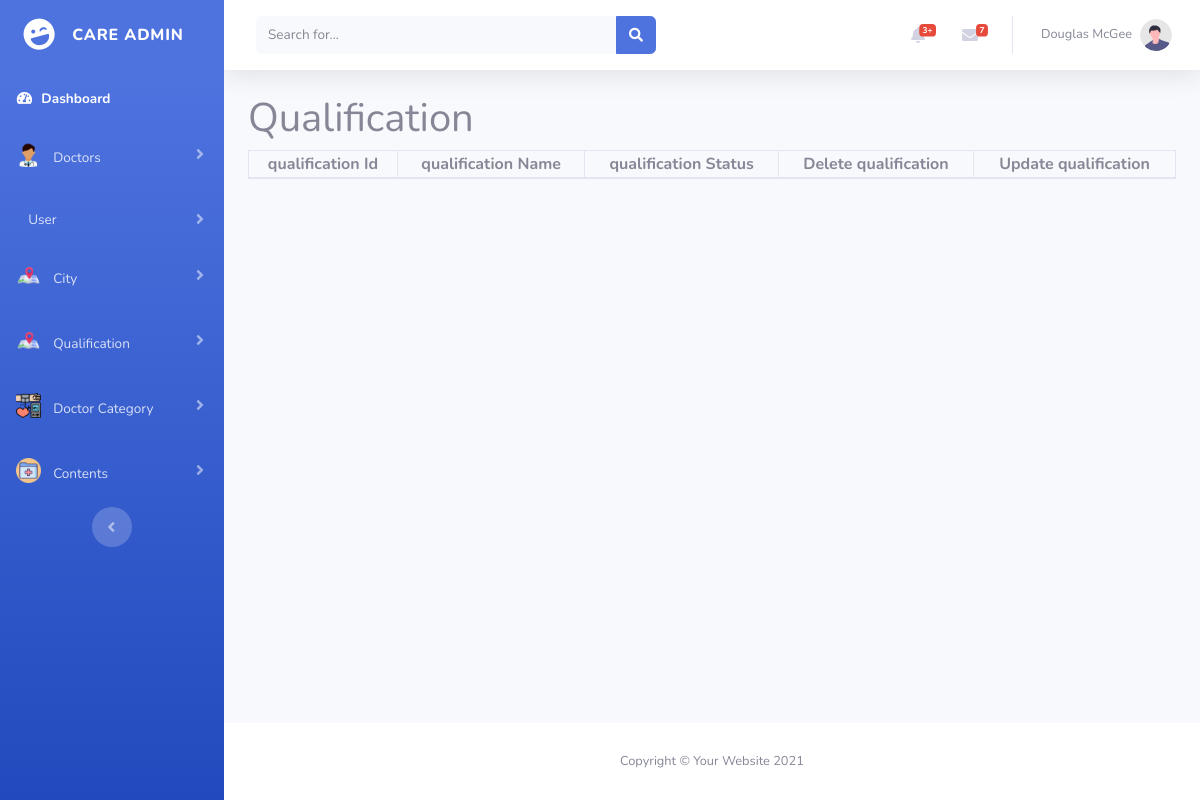
The app's page /admin/view_qualification.php, older data.
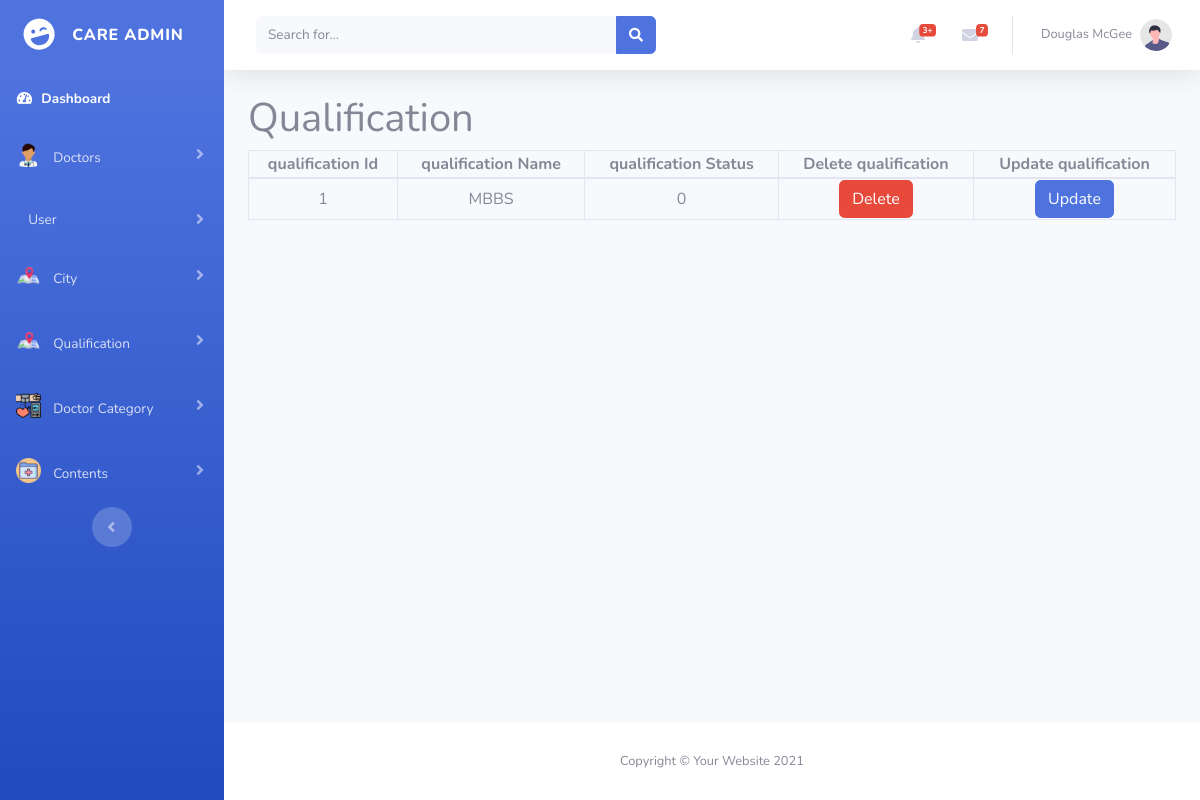
The same page, newer data.
### tables this page shows
CREATE TABLE `qualification` (
  `qualification_id` int(11) NOT NULL,
  `qualification_name` varchar(100) NOT NULL,
  `status` int(11) NOT NULL
);

### admin/view_qualification.php (the view, shortened to what this page needs)
<?php
include("connection.php");
$select_qualification_query = "SELECT * FROM `qualification`";
$run_select_qualification_query = mysqli_query($connection, $select_qualification_query);
?>
<!DOCTYPE html>
<html lang="en">
<head>
    <link href="vendor/fontawesome-free/css/all.min.css" rel="stylesheet" type="text/css">
    <link href="https://cdn.jsdelivr.net/npm/bootstrap@5.0.2/dist/css/bootstrap.min.css" rel="stylesheet"
>
    <link href="css/sb-admin-2.min.css" rel="stylesheet">
</head>
<body id="page-top">
    <div id="wrapper">
        <?php include 'sidebar.php';?>
        <div id="content-wrapper" class="d-flex flex-column">
            <div id="content">
                <?php include 'topbar.php';?>
                <div class="container">
                        <h1>Qualification</h1>
                        <table class="table-bordered w-100 text-center">
                            <thead>
                                <th>qualification Id</th>
                                <th>qualification Name</th>
                                <th>qualification Status</th>
                                <th>Delete qualification</th>
                                <th>Update qualification</th>
                            </thead>
                            <tbody>
                                <?php while($row_qualification = mysqli_fetch_array($run_select_qualification_query)){?>
                              <tr>
                                        <td><?php echo $row_qualification['qualification_id']; ?></td>
                                        <td><?php echo $row_qualification['qualification_name']; ?></td>
                                        <td><?php echo $row_qualification['status']; ?></td>
                                        <td><a href="delete_qualification.php?cat_id=<?php echo $row_qualification['qualification_id']; ?>" class="btn btn-danger">Delete</a></td>
                                        <td><a href="update_qualification.php?cat_id=<?php echo $row_qualification['qualification_id']; ?>" class="btn btn-primary">Update</a></td>
                              </tr>
                                <?php } ?>
                            </tbody>
                        </table>
                </div>
            </div>
            <?php include 'footer.php' ?>
        </div>
    </div>
</body>
</html>

Row changes from the older to the newer data that the page shows:
added qualification: qualification_id "1", qualification_name "MBBS", status "0"
